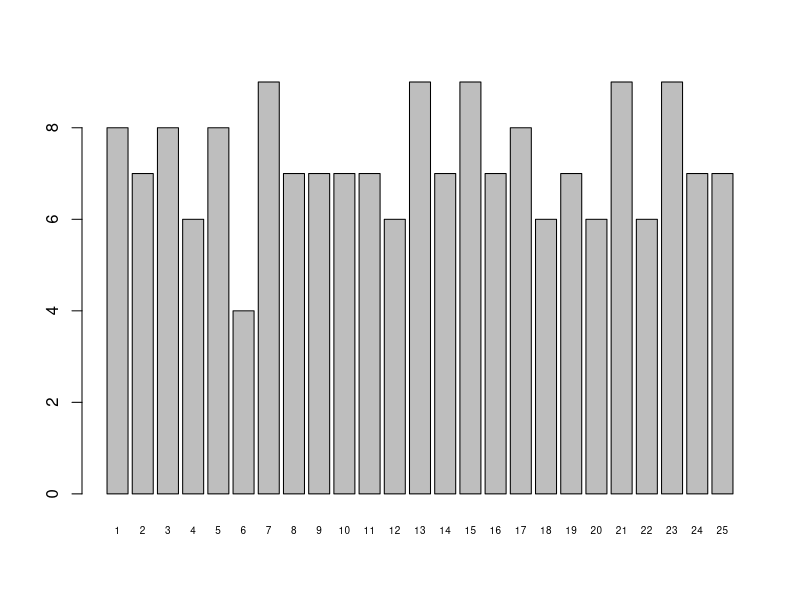

The R script that drew this image:
#1번 문제
setwd("C:/Users/ysw/Desktop")
bob = scan("bob.txt",what="",sep="\n")
length(bob)
str(bob)
bob.split=strsplit(bob,split=" ")
bob.length = sapply(bob.split,length)
barplot(bob.length,names.arg=1:length(bob.length),cex.names =0.6)

#[2번 문제]
#6회 이상 출현한 단어들을 빈도가 큰 것부터 작아지는 순서로 제시하여라
setwd("C:/Users/ysw/Desktop")
bob = scan("bob.txt",what="",sep="\n")
bob = gsub("\\.","",bob)
bob = gsub("\\,","",bob)
bob = gsub("\\?","",bob)
bob.split=strsplit(bob,split=" ")
a = unlist(bob.split)
bob.sort = sort(table(a),decreasing = T)
bob.sort[bob.sort>=6]

#[3번문제]
setwd("C:/Users/ysw/Desktop")
bob = scan("bob.txt",what="",sep="\n")
bob = gsub("\\.","",bob)
bob = gsub("\\,","",bob)
bob = gsub("\\?","",bob)
bob.split=strsplit(bob,split=" ")
a = unlist(bob.split)
#apostrophe는 몇번 나오는가
length(grep("\\'",a))
bob.word = grep("\\'",unique(a))
#apostrophe가 나타난 단어들
for(i in 1:length(grep("\\'",unique(a)))){
    print(unique(a)[bob.word[i]])
}
